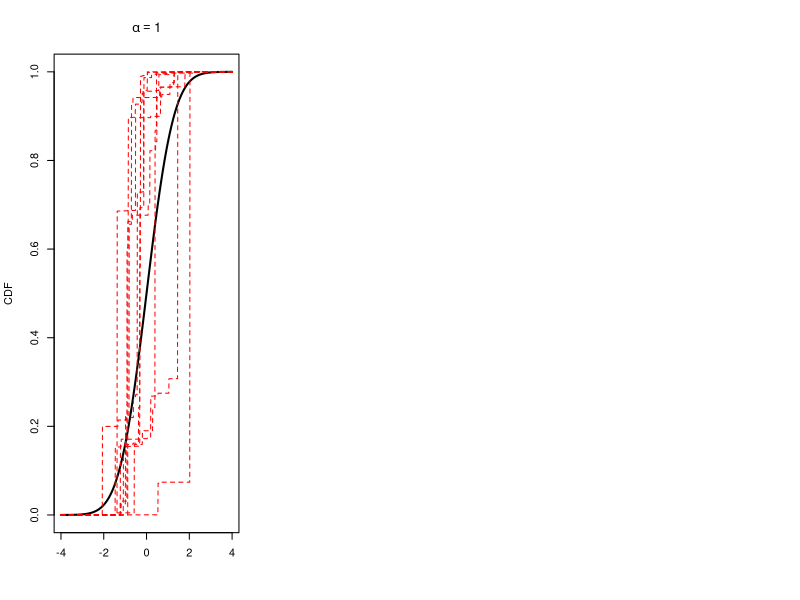

Reproduce this figure in R. (Note: this script raises an error after producing the figure.)
x <- seq(-4, 4, by = 0.01)
cdf <- diff(c(0, pnorm(x)))

# Dirichlet Distribution Sampling Function
rdiric <- function(n, a) {
  # Generates samples from Dirichlet distribution Dir(a)
  p <- length(a)
  m <- matrix(nrow = n, ncol = p)
  for (i in 1:p) {
    m[, i] <- rgamma(n, a[i])
  }
  sumvec <- rowSums(m)
  m / sumvec
}

# Dirichlet process from definition
dp <- function(N, G0, alpha, plot.cdf = FALSE) {
  alpha_vec <- alpha * G0 # This is the vector used for sampling

  dp_sample <- VGAM::rdiric(N, alpha_vec)

  # dp.sample.cdf <- t(apply(dp.sample, 1, cumsum))

  if (plot.cdf) {
    plot(x, cumsum(G0),
      type = "l", col = "black", lwd = 2,
      ylab = "CDF", xlab = NA,
      main = bquote(alpha == .(alpha))
    ) # Use scalar alpha here

    for (i in 1:N) {
      lines(x, cumsum(dp_sample[i, ]), col = "red", lty = 2)
    }
  }
}


pdf("dp_draw_smaller.pdf", width = 5, height = 3)
par(mfrow = c(1, 3))
dp(N = 10, G0 = cdf, alpha = 1, plot.cdf = TRUE)
dp(N = 10, G0 = npdf, alpha = 10, plot.cdf = TRUE)
dp(N = 10, G0 = npdf, alpha = 100, plot.cdf = TRUE)

dev.off()
